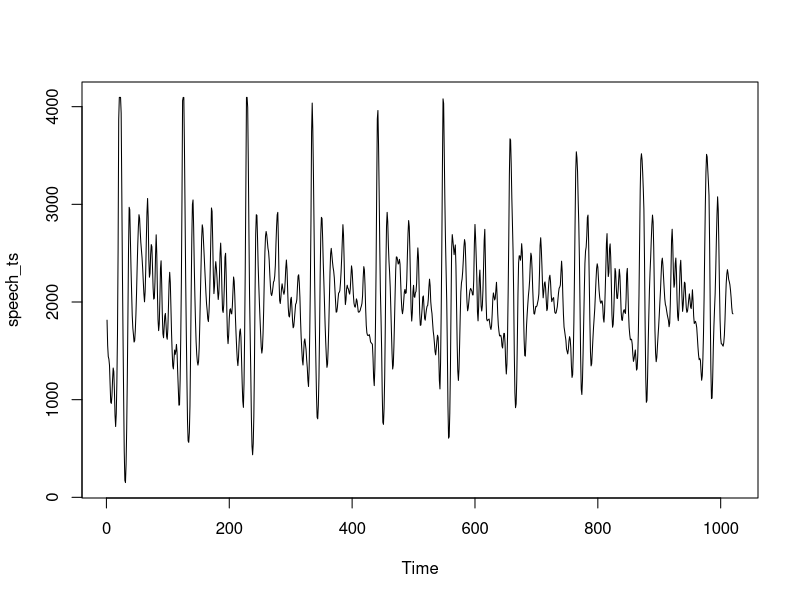

This chart was generated by the following R code: (Note: this script raises an error after producing the figure.)
####################################################################
#### Setup
####################################################################
## Install and load libraries
ipak <- function(pkg) {
  new.pkg <- pkg[!(pkg %in% installed.packages()[, "Package"])]
  if (length(new.pkg)) 
    install.packages(new.pkg, dependencies = TRUE)
  sapply(pkg, require, character.only = TRUE)
}

packages <- c("ggplot2", "reshape2", "gridExtra", "TSA", "astsa")
ipak(packages)


####################################################################
#### Problem 1
####################################################################

## Part A
# The peak frequency is between 0.08 and 0.09
# The frequency corresponds to about 12 months

## Part B
# The second highest peak range is between 0.01 and 0.05

####################################################################
#### Problem 2
####################################################################
## Read Data
speech_data = read.table("speech.txt", header=T)
speech_ts = ts(speech_data[,2])
png("./figures/speech_ts.png", width = 1024, height = 576)
plot(speech_ts)
dev.off()

speech_regression = lm(Pitch~Time, data = speech_data)
speech_residuals = residuals(speech_regression)
periodogram(speech_residuals)


png("./figures/periodogram.png", width = 1024, height = 576)
periodogram(speech_residuals)
dev.off()


# Primary frequencies are in the .07, .06, .05 range but peaks are approximately every 0.01